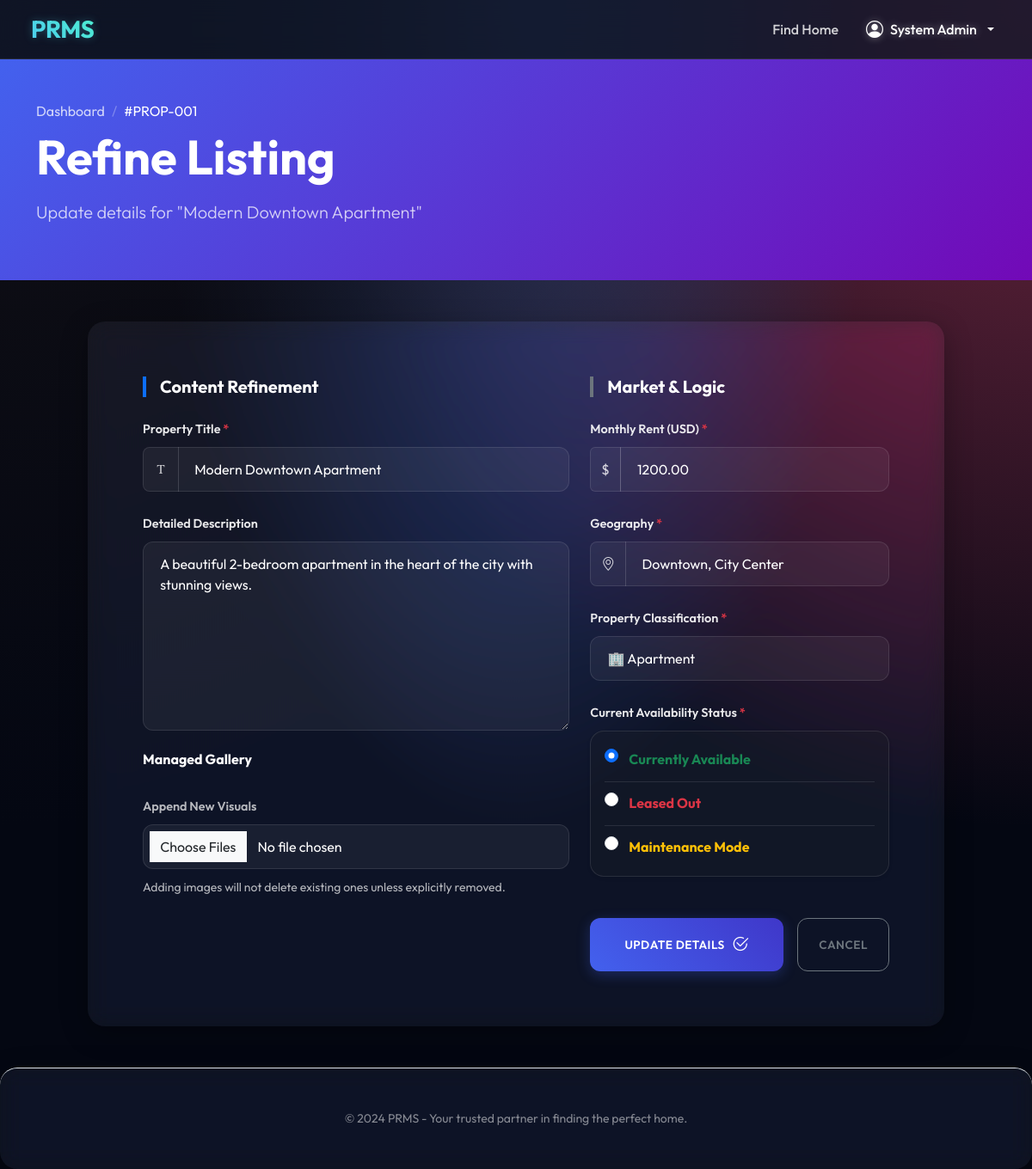
Screenshot of /app/views/edit_property.php?id=1 (signed in) with the database file from the repository.
### tables this page shows
CREATE TABLE IF NOT EXISTS properties (
    id INT AUTO_INCREMENT PRIMARY KEY,
    owner_id INT NOT NULL,
    category_id INT NOT NULL,
    title VARCHAR(255) NOT NULL,
    description TEXT,
    price DECIMAL(10, 2) UNSIGNED NOT NULL DEFAULT 0.00,
    location VARCHAR(255) NOT NULL,
    address TEXT,
    bedrooms INT UNSIGNED DEFAULT 0,
    bathrooms INT UNSIGNED DEFAULT 0,
    type ENUM('Apartment', 'House', 'Condo', 'Studio', 'Villa', 'Townhouse') DEFAULT 'Apartment',
    status ENUM('Available', 'Rented', 'Maintenance') NOT NULL DEFAULT 'Available',
    created_at TIMESTAMP DEFAULT CURRENT_TIMESTAMP,
    updated_at TIMESTAMP DEFAULT CURRENT_TIMESTAMP ON UPDATE CURRENT_TIMESTAMP,
    CONSTRAINT fk_owner
        FOREIGN KEY (owner_id) 
        REFERENCES users(id) 
        ON DELETE CASCADE,
    CONSTRAINT fk_category
        FOREIGN KEY (category_id) 
        REFERENCES categories(id) 
        ON DELETE RESTRICT,
    INDEX (status),
    INDEX (category_id),
    INDEX (owner_id),
    INDEX (price)
);

### app/views/edit_property.php (the view, shortened to what this page needs)
<?php
$property_id = $_GET['id'] ?? 0;
$conn = get_db_connection();
$sql = "SELECT * FROM properties WHERE id = ?";
$stmt = mysqli_prepare($conn, $sql);
mysqli_stmt_bind_param($stmt, "i", $property_id);
mysqli_stmt_execute($stmt);
$result = mysqli_stmt_get_result($stmt);
$property = mysqli_fetch_assoc($result);
?>
<!DOCTYPE html>
<html lang="en">
<head>
    <link href="https://cdn.jsdelivr.net/npm/bootstrap@5.3.0/dist/css/bootstrap.min.css" rel="stylesheet">
    <link rel="stylesheet" href="../../public/assets/css/style.css">
    <link rel="stylesheet" href="https://cdn.jsdelivr.net/npm/bootstrap-icons@1.11.1/font/bootstrap-icons.css">
</head>
<body class="beautified-page">
    <nav class="navbar navbar-expand-lg navbar-dark glass-nav sticky-top">
        <div class="container-fluid mx-4">
            <a class="navbar-brand text-gradient fs-3 fw-bold" href="../../public/index.php">PRMS</a>
            <div class="collapse navbar-collapse" id="navbarNav">
                <ul class="navbar-nav ms-auto align-items-center">
                    <li class="nav-item">
                        <a class="nav-link" href="tenant_view.php">Find Home</a>
                    </li>
                    <li class="nav-item dropdown ms-lg-3">
                        <a class="nav-link dropdown-toggle d-flex align-items-center gap-2 active" href="#"
                            id="ownerDropdown" role="button" data-bs-toggle="dropdown">
                            <i class="bi bi-person-circle fs-5"></i>
                            <?php echo htmlspecialchars($_SESSION['user_name']); ?>
                        </a>
                    </li>
                </ul>
            </div>
        </div>
    </nav>
    <header class="page-header py-5 bg-gradient-primary text-white position-relative overflow-hidden mb-5">
        <div class="container position-relative z-1">
            <div class="row align-items-center">
                <div class="col-lg-12">
                    <nav aria-label="breadcrumb">
                        <ol class="breadcrumb mb-2">
                            <li class="breadcrumb-item"><a href="property_list.php"
                                    class="text-white opacity-75 text-decoration-none">Dashboard</a></li>
                            <li class="breadcrumb-item text-white active" aria-current="page">
                                #PROP-<?php echo str_pad($property['id'], 3, '0', STR_PAD_LEFT); ?></li>
                        </ol>
                    </nav>
                    <h1 class="display-4 fw-bold mb-3 animate-up">Refine Listing</h1>
                    <p class="lead opacity-75 animate-up" style="animation-delay: 0.1s;">Update details for
                        "<?php echo htmlspecialchars($property['title']); ?>"</p>
                </div>
            </div>
        </div>
    </header>
    <div class="row animate-up" style="animation-delay: 0.1s;">
        <div class="col-lg-10 mx-auto">
            <div class="card glass-panel border-0 p-4 p-md-5">
                <div class="card-body">
                    <form method="POST" action="../controllers/update_property.php" enctype="multipart/form-data">
                        <div class="row g-4">
                            <div class="col-md-7">
                                <h5 class="fw-bold border-start border-primary border-4 ps-3 mb-4">Content Refinement
                                </h5>
                                <div class="mb-4">
                                    <label for="title" class="form-label">Property Title <span
                                            class="text-danger">*</span></label>
                                    <div class="input-group">
                                        <span class="input-group-text bg-transparent border-end-0 rounded-start-3"><i
                                                class="bi bi-fonts"></i></span>
                                        <input type="text" class="form-control border-start-0" id="title" name="title"
                                            value="<?php echo htmlspecialchars($property['title']); ?>" required>
                                    </div>
                                </div>
                                <div class="mb-4">
                                    <label for="description" class="form-label">Detailed Description</label>
                                    <textarea class="form-control" id="description" name="description"
                                        rows="8"><?php echo htmlspecialchars($property['description']); ?></textarea>
                                </div>
                                <div class="mb-4">
                                    <h6 class="fw-bold mb-3">Managed Gallery</h6>
                                    <div class="row g-2 mb-3" id="property-gallery">
                                    </div>
                                    <label class="form-label small text-secondary">Append New Visuals</label>
                                    <input type="file" class="form-control mb-2" id="images" name="images[]" multiple
                                        accept="image/*">
                                    <small class="text-secondary op-75">Adding images will not delete existing ones
                                        unless explicitly removed.</small>
                                </div>
                            </div>
                            <div class="col-md-5">
                                <h5 class="fw-bold border-start border-secondary border-4 ps-3 mb-4">Market & Logic</h5>
                                <div class="mb-4">
                                    <label for="price" class="form-label">Monthly Rent (USD) <span
                                            class="text-danger">*</span></label>
                                    <div class="input-group">
                                        <span class="input-group-text">$</span>
                                        <input type="number" class="form-control h-auto" id="price" name="price"
                                            step="0.01" min="0"
                                            value="<?php echo htmlspecialchars($property['price']); ?>" required>
                                    </div>
                                </div>
                                <div class="mb-4">
                                    <label for="location" class="form-label">Geography <span
                                            class="text-danger">*</span></label>
                                    <div class="input-group">
                                        <span class="input-group-text bg-transparent border-end-0 rounded-start-3"><i
                                                class="bi bi-geo-alt"></i></span>
                                        <input type="text" class="form-control border-start-0" id="location"
                                            name="location"
                                            value="<?php echo htmlspecialchars($property['location']); ?>" required>
                                    </div>
                                </div>
                                <div class="mb-4">
                                    <label for="type" class="form-label">Property Classification <span
                                            class="text-danger">*</span></label>
                                    <select class="form-select h-auto" id="type" name="type" required>
                                        <option value="Apartment" <?php echo $property['type'] === 'Apartment' ? 'selected' : ''; ?>>🏢 Apartment</option>
                                    </select>
                                </div>
                                <div class="mb-4">
                                    <label class="form-label">Current Availability Status <span
                                            class="text-danger">*</span></label>
                                    <div
                                        class="d-flex flex-column gap-2 bg-dark bg-opacity-25 p-3 rounded-4 shadow-sm border border-white border-opacity-10">
                                        <div class="form-check custom-radio">
                                            <input class="form-check-input" type="radio" name="status"
                                                id="statusAvailable" value="Available" <?php echo $property['status'] === 'Available' ? 'checked' : ''; ?>>
                                            <label class="form-check-label text-success fw-bold p-1"
                                                for="statusAvailable">Currently Available</label>
                                        </div>
                                        <div
                                            class="form-check custom-radio border-top border-white border-opacity-10 pt-2">
                                            <input class="form-check-input" type="radio" name="status" id="statusRented"
                                                value="Rented" <?php echo $property['status'] === 'Rented' ? 'checked' : ''; ?>>
                                            <label class="form-check-label text-danger fw-bold p-1"
                                                for="statusRented">Leased Out</label>
                                        </div>
                                        <div
                                            class="form-check custom-radio border-top border-white border-opacity-10 pt-2">
                                            <input class="form-check-input" type="radio" name="status"
                                                id="statusMaintenance" value="Maintenance" <?php echo $property['status'] === 'Maintenance' ? 'checked' : ''; ?>>
                                            <label class="form-check-label text-warning fw-bold p-1"
                                                for="statusMaintenance">Maintenance Mode</label>
                                        </div>
                                    </div>
                                </div>
                                <div class="mt-5 d-flex gap-3">
                                    <button type="submit"
                                        class="btn btn-primary w-100 py-3 d-flex align-items-center justify-content-center gap-2">
                                        Update Details <i class="bi bi-check2-circle fs-5"></i>
                                    </button>
                                    <a href="property_list.php"
                                        class="btn btn-outline-secondary px-4 d-flex align-items-center">Cancel</a>
                                </div>
                            </div>
                        </div>
                    </form>
                </div>
            </div>
        </div>
    </div>
    <footer class="footer py-5 glass-panel border-0 border-top mt-5">
        <div class="container text-center">
            <p class="text-white-50 mb-0 small">© 2024 PRMS - Your trusted partner in finding the perfect home.</p>
        </div>
    </footer>
</body>
</html>

### public/assets/css/style.css (style rules this page uses)
:root { --primary: #4361ee; --primary-light: #4895ef; --primary-dark: #3f37c9; --secondary: #b5179e; --success: #4cc9f0; --info: #4895ef; --warning: #f72585; --danger: #ef233c; --dark: #2b2d42; --light: #f8f9fa; --white: #ffffff; --gray-100: #f8f9fa; --gray-200: #e9ecef; --gray-300: #dee2e6; --gray-400: #ced4da; --gray-500: #adb5bd; --gray-600: #6c757d; --gray-700: #495057; --gray-800: #343a40; --gray-900: #212529; --glass: rgba(255, 255, 255, 0.7); --glass-border: rgba(255, 255, 255, 0.3); --glass-shadow: 0 8px 32px 0 rgba(31, 38, 135, 0.1); --transition: all 0.3s cubic-bezier(0.4, 0, 0.2, 1); }
body { font-family: 'Outfit', sans-serif; background-color: #040712; color: var(--white); min-height: 100vh; }
.beautified-page, .landing-page, .tenant-portal { background-color: #040712; background-image: radial-gradient(at 0% 0%, hsla(253, 16%, 7%, 1) 0, transparent 50%), radial-gradient(at 50% 0%, hsla(225, 39%, 30%, 1) 0, transparent 50%), radial-gradient(at 100% 0%, hsla(339, 49%, 30%, 1) 0, transparent 50%); background-attachment: fixed; background-size: cover; color: var(--white) !important; }
.beautified-page .glass-panel, .landing-page .glass-panel, .tenant-portal .glass-panel { background: rgba(255, 255, 255, 0.05); backdrop-filter: blur(12px) saturate(180%); -webkit-backdrop-filter: blur(12px) saturate(180%); border: 1px solid rgba(255, 255, 255, 0.1); border-radius: 20px; box-shadow: 0 8px 32px 0 rgba(0, 0, 0, 0.3); }
.beautified-page .text-secondary, .landing-page .text-secondary, .tenant-portal .text-secondary, .landing-page .text-muted, .tenant-portal .text-muted { color: rgba(255, 255, 255, 0.7) !important; }
.beautified-page .glass-nav, .landing-page .glass-nav, .tenant-portal .glass-nav { background: rgba(15, 23, 42, 0.8) !important; backdrop-filter: blur(15px); -webkit-backdrop-filter: blur(15px); backdrop-filter: blur(15px); -webkit-backdrop-filter: blur(15px); border-bottom: 1px solid rgba(255, 255, 255, 0.1); }
.bg-gradient-primary { background: linear-gradient(135deg, #4361ee, #7209b7) !important; }
.beautified-page .navbar-brand, .landing-page .navbar-brand, .tenant-portal .navbar-brand { font-weight: 700 !important; letter-spacing: -0.5px; background: linear-gradient(45deg, #4cc9f0, #4df0ce) !important; -webkit-background-clip: text !important; background-clip: text !important; -webkit-text-fill-color: transparent !important; filter: drop-shadow(0 0 5px rgba(76, 201, 240, 0.3)) !important; }
.beautified-page .nav-link, .landing-page .nav-link, .tenant-portal .nav-link { color: rgba(255, 255, 255, 0.8) !important; font-weight: 500; }
.beautified-page .nav-link.active, .landing-page .nav-link.active, .tenant-portal .nav-link.active, .beautified-page .nav-link:hover, .landing-page .nav-link:hover, .tenant-portal .nav-link:hover { color: white !important; text-shadow: 0 0 10px rgba(255, 255, 255, 0.4); }
.beautified-page .card { border: 1px solid rgba(255, 255, 255, 0.1); border-radius: 20px; transition: var(--transition); overflow: hidden; background: rgba(255, 255, 255, 0.05); color: white; }
.beautified-page .btn { border-radius: 12px; padding: 0.7rem 1.5rem; font-weight: 600; transition: var(--transition); text-transform: uppercase; letter-spacing: 0.5px; font-size: 0.85rem; }
.beautified-page .btn-primary { background: linear-gradient(45deg, var(--primary), var(--primary-dark)); border: none; box-shadow: 0 4px 15px rgba(67, 97, 238, 0.3); }
.beautified-page .form-control, .beautified-page .form-select { border-radius: 12px; padding: 0.8rem 1.2rem; border: 1px solid rgba(255, 255, 255, 0.1); transition: var(--transition); background: rgba(255, 255, 255, 0.05); color: white; }
.beautified-page .form-label { font-weight: 600; margin-bottom: 0.6rem; color: rgba(255, 255, 255, 0.9); font-size: 0.9rem; }
.beautified-page .text-gradient, .landing-page .text-gradient, .tenant-portal .text-gradient { background: linear-gradient(45deg, #4cc9f0, #4df0ce) !important; -webkit-background-clip: text !important; background-clip: text !important; -webkit-text-fill-color: transparent !important; }
.beautified-page .input-group-text { background: rgba(255, 255, 255, 0.05) !important; border: 1px solid rgba(255, 255, 255, 0.1) !important; color: rgba(255, 255, 255, 0.8) !important; }

### app/views/edit_property.php (style rules this page uses)
.breadcrumb-item+.breadcrumb-item::before { color: rgba(255, 255, 255, 0.3); }

### rows the page displays
properties: id "001", title "Modern Downtown Apartment", description "A beautiful 2-bedroom apartment in the heart of the city with stunning views.", price "1200.00", location "Downtown, City Center", type "🏢 Apartment", status "☑ Currently Available", status "☐ Leased Out", status "☐ Maintenance Mode"

### other values shown
$_SESSION['user_name'] "System Admin"
